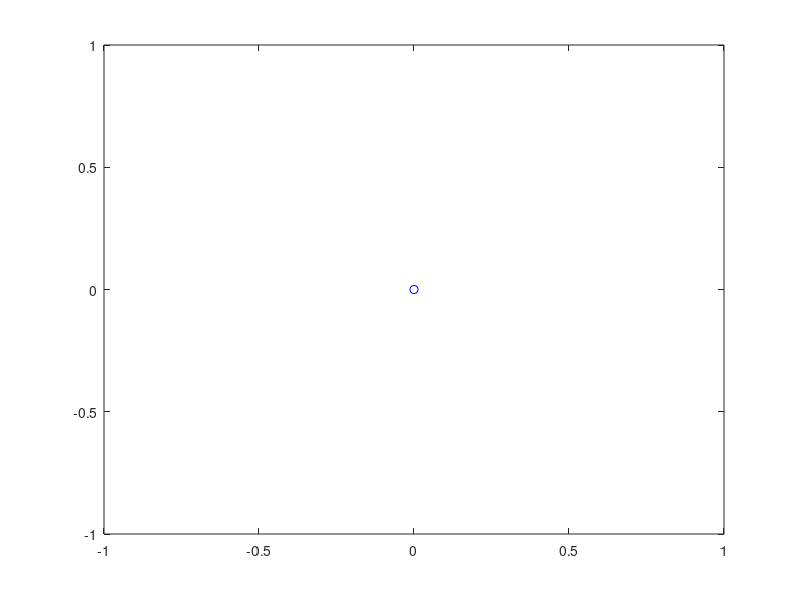

This chart was generated by the following MATLAB code: (Note: this script raises an error after producing the figure.)
Xt_1 = [0, 0, 0];
figure(1);
plot(Xt_1(1), Xt_1(2), '-bo');
hold on;
delT = 1;
alphas = [0.1, 0.1, 0.05, 0.05, 1, 1];
ut = [10, pi/4];
which_dist = 0;

no_of_iterations = 5000;
Xt = [];
for i = 1:no_of_iterations
    Xt = [Xt; sample_motion_model_velocity(ut, Xt_1, delT, alphas, which_dist)'];
end
figure(1);
plot(Xt(:, 1), Xt(:, 2), '.r');
xlim([-15, 15]);
ylim([-15, 15]);
axis square;
grid;
hold off;
xlabel('X');
ylabel('Y');
